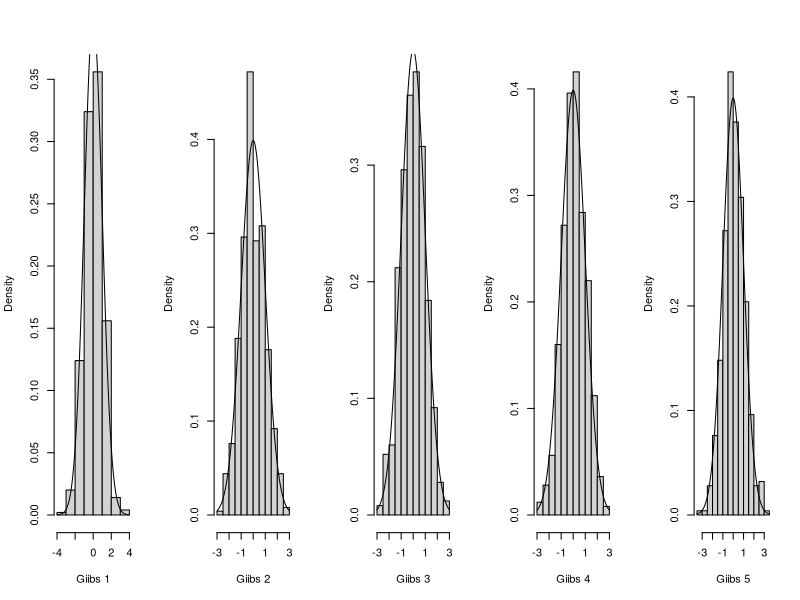

Source code (R):

gibbs<- function(p, rho, iter){
	N <- vector()
	proposed=rnorm(p)
	for (t in 1:iter){
		for (j in 1:p){
			m=sum(proposed[-j])/(p-1)
			mean = (p-1)*rho*m/(1+(p-2)*rho)
			sd = sqrt((1+(p-2)*rho-(p-1)*rho^2)/(1+(p-2)*rho))
			proposed[j]=rnorm(1,mean,sd)
		}
		N =cbind(N,proposed)
	}	
	par(mfrow=c(1,5))
	for (i in 1:p){
		hist(N[i,],prob=TRUE,xlab=paste0("Giibs ",i),main="")
		curve(dnorm(x),add=TRUE,lwd=1)
	}
}


start_time <- Sys.time()
gibbs(5, 0.25, 500)
end_time <- Sys.time()

print (end_time - start_time)